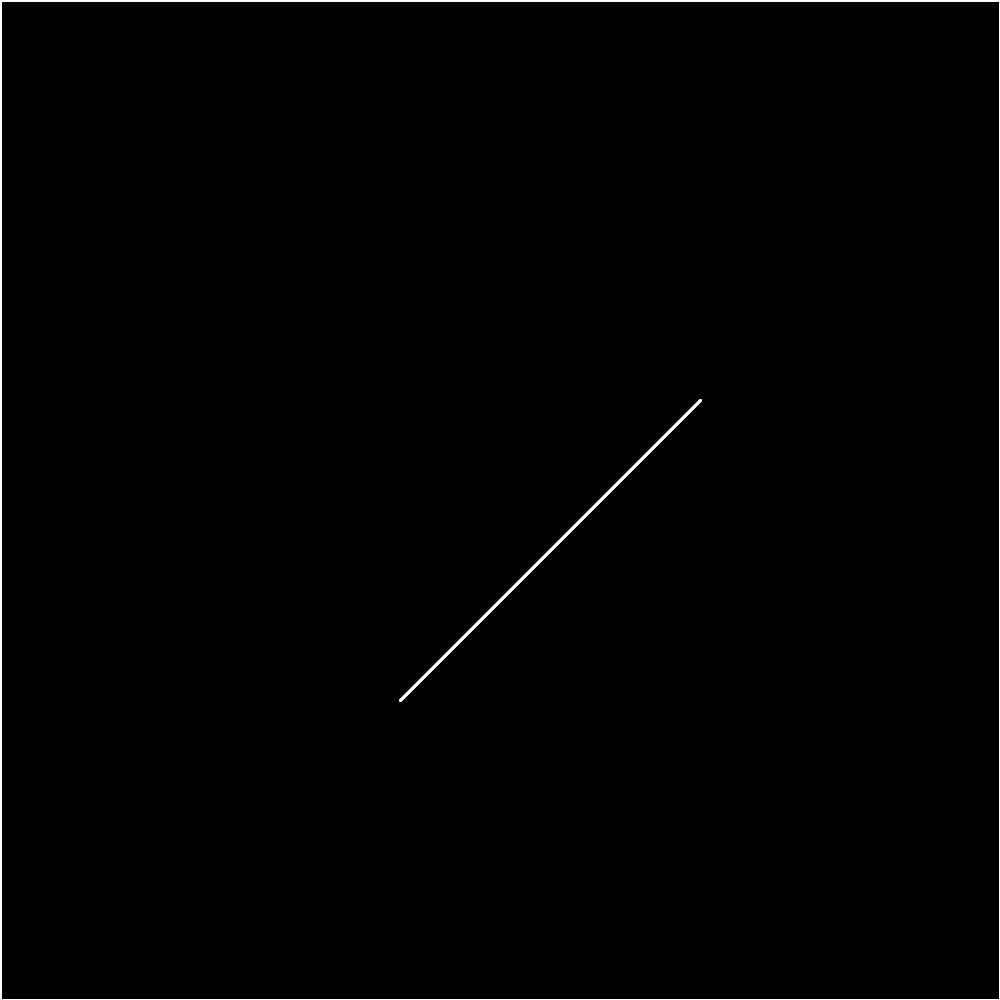
Frame 1 (no input)
Frame 60 (the mouse pressed at the canvas centre just before this capture): identical to frame 1, image omitted
Frame 120 (the mouse held since frame 60 and released just before this capture): identical to frame 1, image omitted

The Processing sketch that drew this single still picture (run headless with seeded random() and noise(); from frame 60 on, the mouse is pressed at the canvas centre):

// Processing sketch: physicsSimulation
// ── physicsSimulation.pde

simulation s;

void setup(){
  size(1000,1000);
  s = new simulation();
  s.lineM.addBarrier(new barrier(new PVector(0,0), new PVector(0,height)));
  s.lineM.addBarrier(new barrier(new PVector(0,height), new PVector(width,height)));
  s.lineM.addBarrier(new barrier(new PVector(width,height), new PVector(width,0)));
  s.lineM.addBarrier(new barrier(new PVector(width,0), new PVector(0,0)));
  //s.lineM.addBarrier(new barrier(new PVector(700,400), new PVector(700,800)));
  s.lineM.addBarrier(new barrier(new PVector(400,700), new PVector(700,400)));
  s.lineM.addBarrier(new barrier(new PVector(700,400), new PVector(400,700)));
}

void draw(){
  background(0);
  s.update();
  s.render();
}

void mouseReleased(){
  s.ballM.addBall(new ball(new PVector(mouseX,mouseY), random(10,30), s.h));
}
// ── ball.pde
class ball{
  handler h;
  
  PVector acc = new PVector(0,0);
  PVector vel = new PVector(0,0);
  PVector pos;
  float radius;
  ball(PVector pos, float radius, handler h){
    this.h = h;
    this.pos = pos;
    this.radius = radius;
  }
  
  void update(){
    vel.add(acc);
    bounceLine();
    //if(collideBarrier(new PVector(pos.x, pos.y+vel.y), radius)){
    //  vel.y = 0;
    //}if(collideBarrier(new PVector(pos.x+vel.x, pos.y), radius)){
    //  vel.x = 0;
    //}
    pos.add(vel);
    acc.mult(0.1);
  }
  
  void render(){
    noStroke();
    fill(255,150);
    ellipse(pos.x,pos.y,radius*2,radius*2);
  }
  
  void applyForce(PVector force){
    acc.add(force);
  }
  
  void bounceLine(){
    boolean hit = false;
    PVector newVel = new PVector(0,0);
    float currentVelMag = vel.mag();
    for(barrier b:h.s.lineM.barriers){
      //println(vel);
      if(circleLine(pos.copy().add(vel), b.p1,b.p2,radius)){
        float angleOfLine = abs(PVector.angleBetween(new PVector(1,0),new PVector(b.p2.x-b.p1.x,b.p2.y-b.p1.y)));
        if(angleOfLine>180){
          angleOfLine-=180;
        }
        float angleOfReflection = -abs(PVector.angleBetween(vel,new PVector(b.p2.x-b.p1.x,b.p2.y-b.p1.y)));
        newVel = PVector.fromAngle((angleOfReflection-angleOfLine));
        hit = true;
      }
    }
    if(hit){
      newVel.setMag(currentVelMag*0.99);
      vel = newVel;
    }
  }
  
  boolean collideBarrier(PVector pos, float r){
    for(barrier b:h.s.lineM.barriers){
      if(circleLine(pos.copy().add(vel), b.p1,b.p2,r)){
        return true;
      }
    }
    return false;
  }
}
// ── ballManager.pde
class ballManager{
  
  ArrayList<ball>balls;
  handler h;
  
  ballManager(handler h){
    this.h = h;
    balls = new ArrayList();
  }
  
  void applyGravity(){
    for(ball b:balls){
      b.applyForce(gravity);
    }
  }
  
  void update(){
    applyGravity();
    for(ball b:balls){
      b.update();
    }
  }
  
  void render(){
    for(ball b:balls){
      b.render();
    }
  }
  
  void addBall(ball b){
    balls.add(b);
  }
  
}
// ── collision_basics.pde
boolean circleLine(PVector c1, PVector l1, PVector l2, float r){//circle and line collision
  float d1 = dist(c1.x, c1.y, l1.x, l1.y);
  float d2 = dist(c1.x, c1.y, l2.x, l2.y);
  if(d1 <= r||d2 <= r){
    return true;
  }
  PVector a = new PVector(c1.x-l1.x,c1.y-l1.y);
  PVector b = new PVector(l2.x-l1.x,l2.y-l1.y);
  float m1 = sqrt(pow(a.x,2)+pow(a.y,2));
  float m3 = cos(PVector.angleBetween(a,b))*m1;
  PVector c = b.copy().setMag(m3);
  PVector closestPoint = l1.copy().add(c);
  if(!pointLine(l1, l2, closestPoint)){
    return false;
  }
  return circlePoint(c1, closestPoint, r);
}

boolean pointLine(PVector l1, PVector l2, PVector p1){//poitn and line collision
  float d1 = dist(l1.x, l1.y, p1.x, p1.y);
  float d2 = dist(l2.x, l2.y, p1.x, p1.y);
  float totalDist = dist(l1.x,l1.y,l2.x,l2.y);
  float buffer = 0.1;
  return d1+d2<=totalDist+buffer;
}

boolean circlePoint(PVector c1, PVector p1, float r){//circle and point collision
  float d1 = dist(c1.x, c1.y, p1.x, p1.y);
  return d1 <= r;
}
// ── handler.pde
class handler{
  simulation s;
  handler(simulation s){
    this.s = s;
  }
}
// ── line.pde
class barrier{
  
  PVector p1, p2;
  
  barrier(PVector p1, PVector p2){
    this.p1 = p1;
    this.p2 = p2;
  }
  
  void update(){
    
  }
  
  void render(){
    stroke(255);
    strokeWeight(3);
    line(p1.x, p1.y, p2.x, p2.y);
  }
  
}
// ── lineManager.pde
class lineManager{
  
  ArrayList<barrier> barriers;
  handler h;
  
  lineManager(handler h){
    this.h = h;
    barriers = new ArrayList();
  }
  
  void update(){
    for(barrier b:barriers){
      b.update();
    }
  }
  
  void render(){
    for(barrier b:barriers){
      b.render();
    }
  }
  
  void addBarrier(barrier b){
    barriers.add(b);
  }
  
}
// ── simulation.pde
class simulation{
  
  handler h;
  ballManager ballM;
  lineManager lineM;
  
  simulation(){
    h = new handler(this);
    ballM = new ballManager(h);
    lineM = new lineManager(h);
    for(int i = 0;i < 0;i++){
      ballM.addBall(new ball(new PVector(random(30,width-30),random(30,height-30)), random(10,30), h));
    }
  }
  
  void update(){
    lineM.update();
    ballM.update();
  }
  
  void render(){
    lineM.render();
    ballM.render();
  }
}
// ── staticVar.pde
PVector gravity = new PVector(0.1,0.2);
